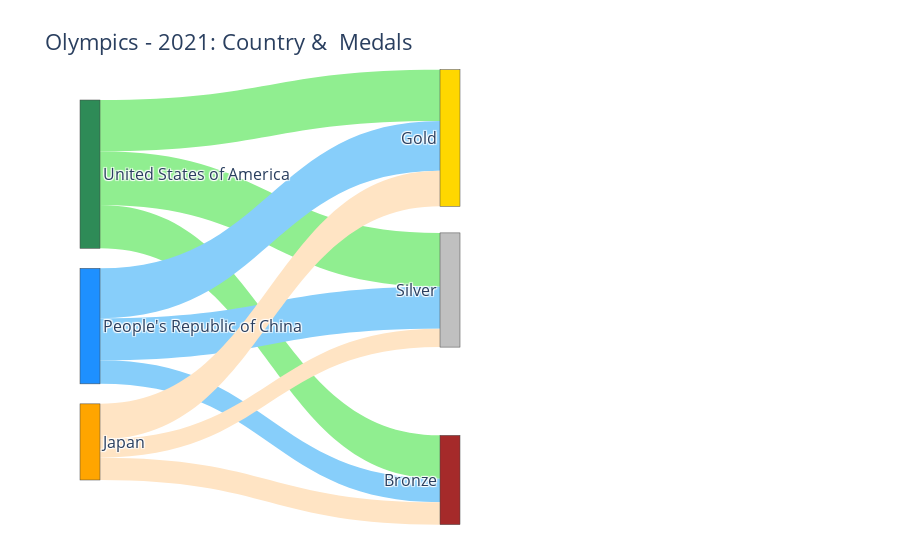

Notebook cell for this chart:
### Markdown cell above
### Adjust the order of the nodes and the width of the plot

### Code cell
NODES = dict( #           0                               1                          2        3       4           5
            label = ["United States of America", "People's Republic of China",   "Japan", "Gold", "Silver", "Bronze"],
            color = [                "seagreen",                 "dodgerblue",  "orange", "gold", "silver", "brown" ],
            x     = [                         0,                            0,         0,    0.5,      0.5,      0.5],
            y     = [                         0,                          0.5,         1,    0.1,      0.5,        1],)
data = go.Sankey(node = NODES, link = LINKS)
fig = go.Figure(data)
fig.update_layout(title="Olympics - 2021: Country &  Medals",  font_size=16)
fig.show()

### Figure 1 — Plotly figure (JSON) as saved in the notebook; plotly's stock layout.template omitted (floating-point values rounded to 4 significant figures)
{"data": [{"link": {"color": ["lightgreen", "lightgreen", "lightgreen", "lightskyblue", "lightskyblue", "lightskyblue", "bisque", "bisque", "bisque"], "source": [0, 0, 0, 1, 1, 1, 2, 2, 2], "target": [3, 4, 5, 3, 4, 5, 3, 4, 5], "value": [39, 41, 33, 38, 32, 18, 27, 14, 17]}, "node": {"color": ["seagreen", "dodgerblue", "orange", "gold", "silver", "brown"], "label": ["United States of America", "People's Republic of China", "Japan", "Gold", "Silver", "Bronze"], "x": [0, 0, 0, 0.5, 0.5, 0.5], "y": [0, 0.5, 1, 0.1, 0.5, 1]}, "type": "sankey"}], "layout": {"font": {"size": 16}, "title": {"text": "Olympics - 2021: Country &  Medals"}}}
